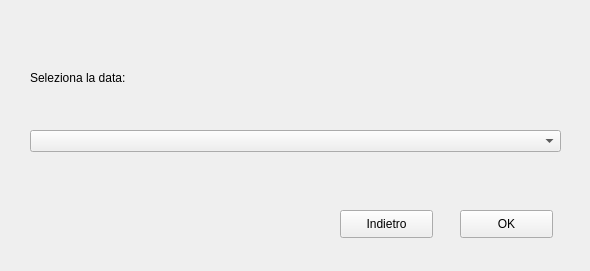
<?xml version="1.0" encoding="UTF-8"?>
<ui version="4.0">
 <class>Form</class>
 <widget class="QWidget" name="Form">
  <property name="geometry">
   <rect>
    <x>0</x>
    <y>0</y>
    <width>590</width>
    <height>271</height>
   </rect>
  </property>
  <property name="windowTitle">
   <string>Seleziona data Prenotazione</string>
  </property>
  <widget class="QLabel" name="label">
   <property name="geometry">
    <rect>
     <x>30</x>
     <y>70</y>
     <width>331</width>
     <height>16</height>
    </rect>
   </property>
   <property name="text">
    <string>Seleziona la data:</string>
   </property>
  </widget>
  <widget class="QComboBox" name="comboBox">
   <property name="geometry">
    <rect>
     <x>30</x>
     <y>130</y>
     <width>531</width>
     <height>22</height>
    </rect>
   </property>
  </widget>
  <widget class="QPushButton" name="pushButton">
   <property name="geometry">
    <rect>
     <x>460</x>
     <y>210</y>
     <width>93</width>
     <height>28</height>
    </rect>
   </property>
   <property name="text">
    <string>OK</string>
   </property>
  </widget>
  <widget class="QPushButton" name="pushButton_2">
   <property name="geometry">
    <rect>
     <x>340</x>
     <y>210</y>
     <width>93</width>
     <height>28</height>
    </rect>
   </property>
   <property name="text">
    <string>Indietro</string>
   </property>
  </widget>
 </widget>
 <resources/>
 <connections/>
</ui>
